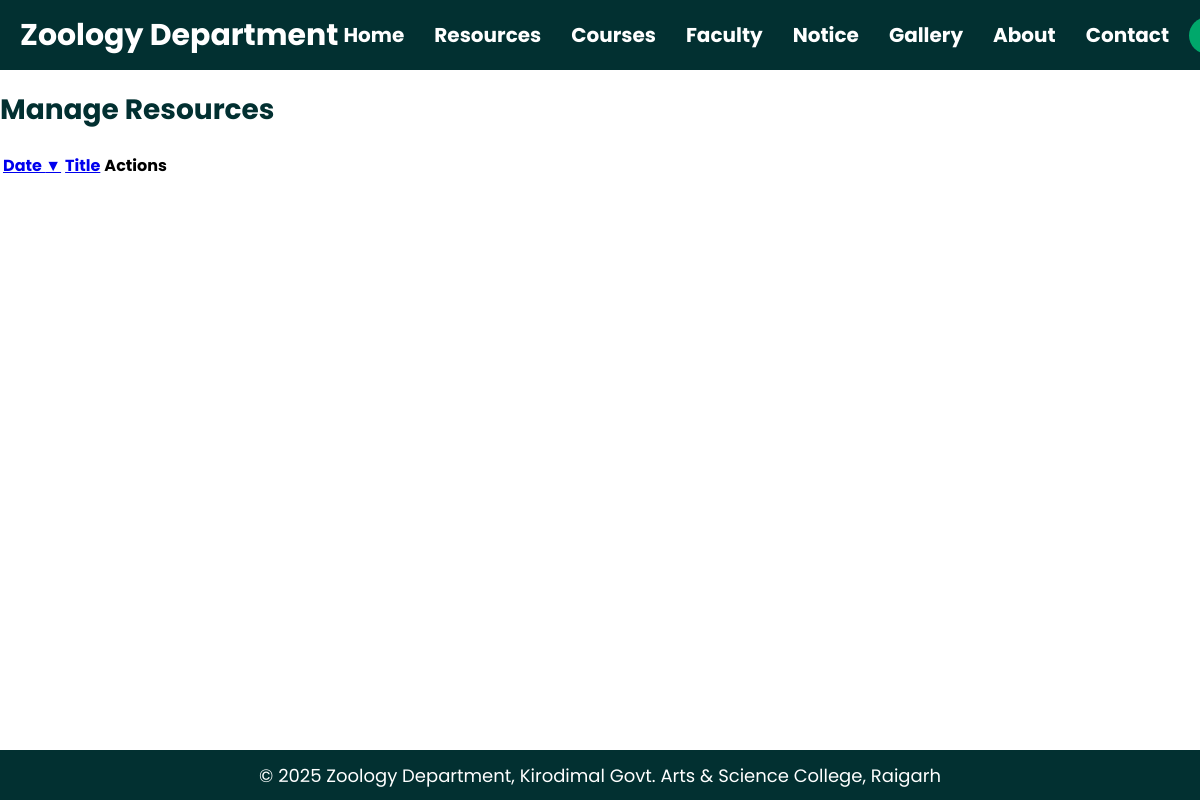
/manage_resources.php (signed in), run on an earlier commit of the app's database.
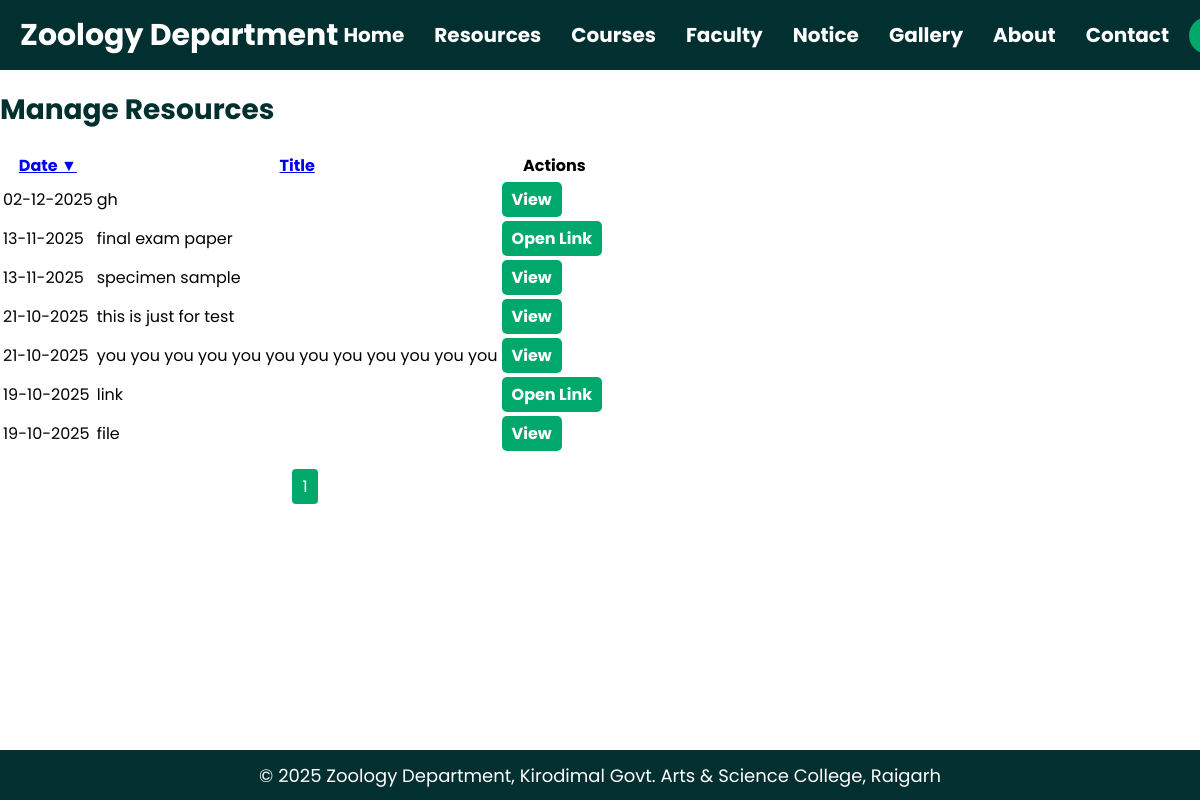
And on a later commit of the database.
### tables this page shows
CREATE TABLE IF NOT EXISTS `resources` (
  `id` int NOT NULL AUTO_INCREMENT,
  `title` varchar(255) NOT NULL,
  `type` enum('file','link') NOT NULL,
  `file_path` varchar(255) DEFAULT NULL,
  `link_url` varchar(255) DEFAULT NULL,
  `date` date NOT NULL,
  `uploaded_by` varchar(255) DEFAULT NULL,
  PRIMARY KEY (`id`)
);

### manage_resources.php (the view, shortened to what this page needs)
<?php
include 'header.php';
$is_teacher = isset($_SESSION['role']) && $_SESSION['role'] === 'teacher';
$sort_by = isset($_GET['sort']) ? $_GET['sort'] : 'date';
$order = isset($_GET['order']) ? $_GET['order'] : 'DESC';
$order = strtoupper($order) === 'ASC' ? 'ASC' : 'DESC';
$limit = 10;
$page = isset($_GET['page']) ? max(1, intval($_GET['page'])) : 1;
$offset = ($page - 1) * $limit;
$total_result = mysqli_query($conn, "SELECT COUNT(*) AS total FROM resources");
$total_row = mysqli_fetch_assoc($total_result);
$total_pages = ceil($total_row['total'] / $limit);
$query = "SELECT * FROM resources ORDER BY $sort_by $order LIMIT $limit OFFSET $offset";
$result = mysqli_query($conn, $query);
$arrow_up = "&#9650;";
$arrow_down = "&#9660;";
?>
<main class="manage-resource-view">
    <div class="<?php echo $is_teacher ? 'manage-resource-content' : 'public-content'; ?>">
        <div class="manage-resource-row">
            <h1 class="manage-resource-title">Manage Resources</h1>
        </div>
        <table>
            <thead>
                <tr>
                    <th>
                        <a href="?sort=date&order=<?php echo $sort_by=='date' && $order=='ASC'?'DESC':'ASC'; ?>">
                            Date <?php if($sort_by=='date') echo $order=='ASC'?$arrow_up:$arrow_down; ?>
                        </a>
                    </th>
                    <th>
                        <a href="?sort=title&order=<?php echo $sort_by=='title' && $order=='ASC'?'DESC':'ASC'; ?>">
                            Title <?php if($sort_by=='title') echo $order=='ASC'?$arrow_up:$arrow_down; ?>
                        </a>
                    </th>
                    <th>Actions</th>
                </tr>
            </thead>
            <tbody>
                <?php while($row = mysqli_fetch_assoc($result)): ?>
                    <tr>
                        <td><?php echo date('d-m-Y', strtotime($row['date'])); ?></td>
                        <td><?php echo htmlspecialchars($row['title']); ?></td>
                        <td class="actions-cell">
                            <?php if($row['type'] == 'file'): ?>
                                <a href="<?php echo htmlspecialchars($row['file_path']); ?>" target="_blank" class="edit">View</a>
                            <?php else: ?>
                                <a href="<?php echo htmlspecialchars($row['link_url']); ?>" target="_blank" class="edit">Open Link</a>
                            <?php endif; ?>
                        </td>
                    </tr>
                <?php endwhile; ?>
            </tbody>
        </table>
        <div class="pagination">
            <?php for($p=1; $p<=$total_pages; $p++): ?>
                <a href="?page=<?php echo $p ?>&sort=<?php echo $sort_by ?>&order=<?php echo $order ?>" class="page-link <?php if($page==$p) echo 'active'; ?>"><?php echo $p ?></a>
            <?php endfor; ?>
        </div>
    </div>
</main>
<?php include 'footer.php'; ?>

What changed in the data, as far as the page shows it:
added resources: date "02-12-2025", title "gh"
added resources: date "13-11-2025", title "final exam paper"
added resources: date "13-11-2025", title "specimen sample"
added resources: date "21-10-2025", title "this is just for test"
added resources: date "21-10-2025", title "you you you you you you you you you you you you"
added resources: date "19-10-2025", title "link"
added resources: date "19-10-2025", title "file"
Also different on the page:
new list line: "1"
